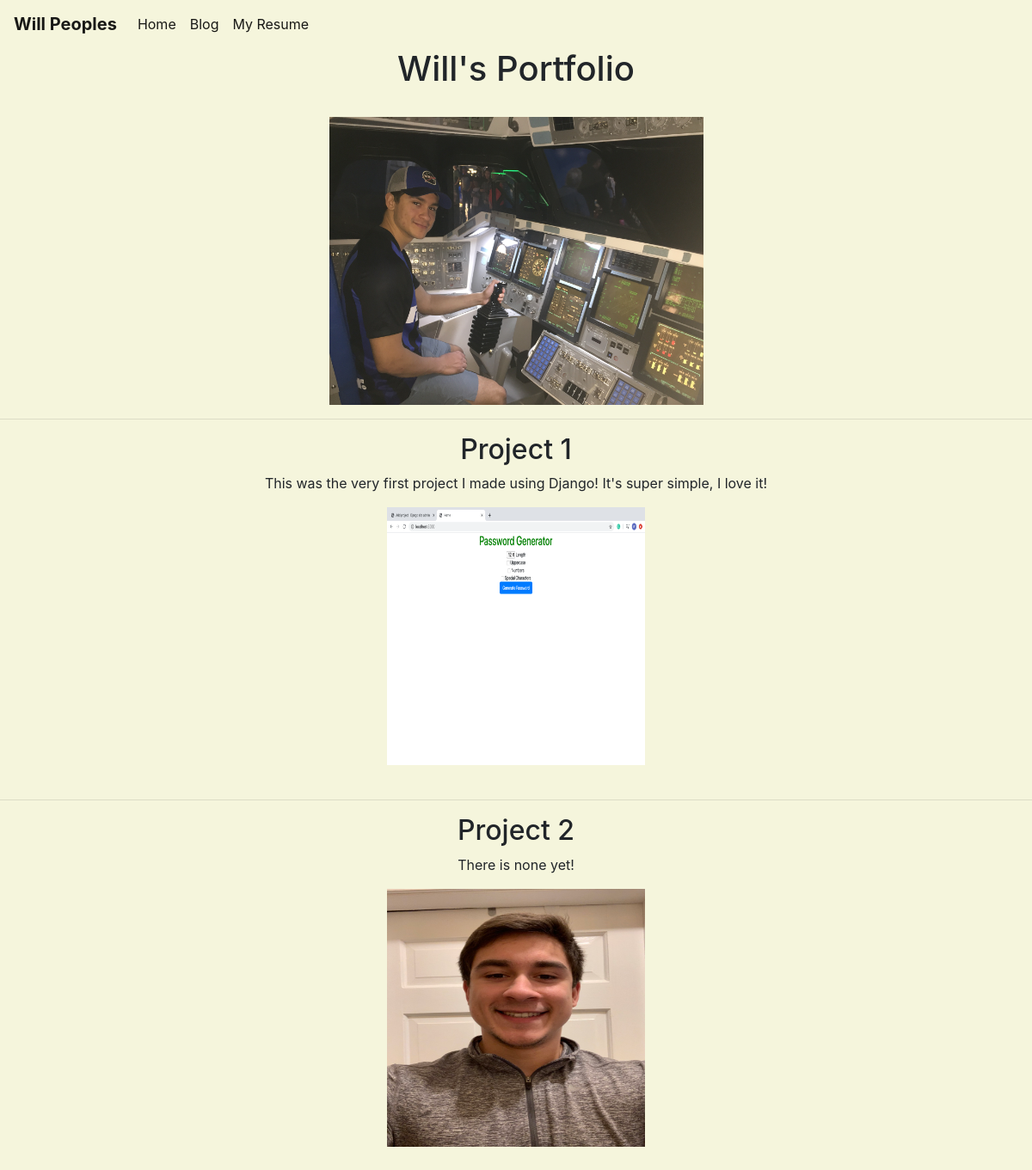
The page / on the database its author committed.
### portfolio/models.py (models this page shows, shortened)
class Project(models.Model):
    title = models.CharField(max_length=100) # no more than 100 characters in these titles
    description = models.CharField(max_length=250) # no more than 250 characters in these descriptions
    image = models.ImageField(upload_to='portfolio/images/') #where the images are going to be uploaded to for this app
    url = models.URLField(blank=True) #blank=True makes any attribute optional

### portfolio/views.py (the view)
# urls.py: 2. Add a URL to urlpatterns:  path('', views.home, name='home')
def home(request):
    projects = Project.objects.all() #grabs all of the objects from the database, turns them into Python objects, and puts them into a list (or QuerySet, same thing)
    return render(request, 'portfolio/home.html', {'Projects': projects})

### portfolio/templates/portfolio/home.html
{% extends "portfolio/base.html" %}
{% block content %}
    <div class="container text-center">
      <h1>Will's Portfolio</h1>
      <br>
      {% load static %}
      <img src="{% static 'portfolio/Spaceship.jpeg' %}" height="335" width="435">
    </div>
    <div class="conatainer text-center">
      {% for proj in Projects %}
      <hr>
      <h2>{{ proj.title }}</h2>
      <p>{{ proj.description }}</p>
      <a href="{{ proj.url }}" target="_blank"><img src= "{{ proj.image.url }}" target="_blank" height="300" width="300"></a>
      <br>
      <br>
      {% endfor %}
    </div>
    <br>
{% endblock %}

### portfolio/templates/portfolio/base.html (shortened to what this page needs)
<!DOCTYPE html>
<html>
  <head>
    <link rel="stylesheet" href="https://stackpath.bootstrapcdn.com/bootstrap/4.5.2/css/bootstrap.min.css">
   </head>
   <body style="background-color: beige;">
     <nav class="navbar navbar-expand-lg navbar-light bg-transparent">
  <a class="navbar-brand" href="{% url 'home' %}"><strong>Will Peoples</strong></a>
  <div class="collapse navbar-collapse" id="navbarSupportedContent">
    <ul class="navbar-nav mr-auto">
      <li class="nav-item active">
        <a class="nav-link" href="{% url 'home' %}">Home <span class="sr-only">(current)</span></a>
      </li>
      <li class="nav-item active">
        <a class="nav-link" href="{% url 'blog:all_blogs' %}">Blog</a>
      </li>
      <li class="nav-item active">
        {% load static %}
        <a class="nav-link" href="">My Resume</a>
      </li>
    </ul>
  </div>
</nav>
     {% block content %}{% endblock %}
  </body>
</html>

### rows shown on the page
Project: title "Project 1", description "This was the very first project I made using Django! It's super simple, I love it!", image (picture)
Project: title "Project 2", description "There is none yet!", image (picture)
